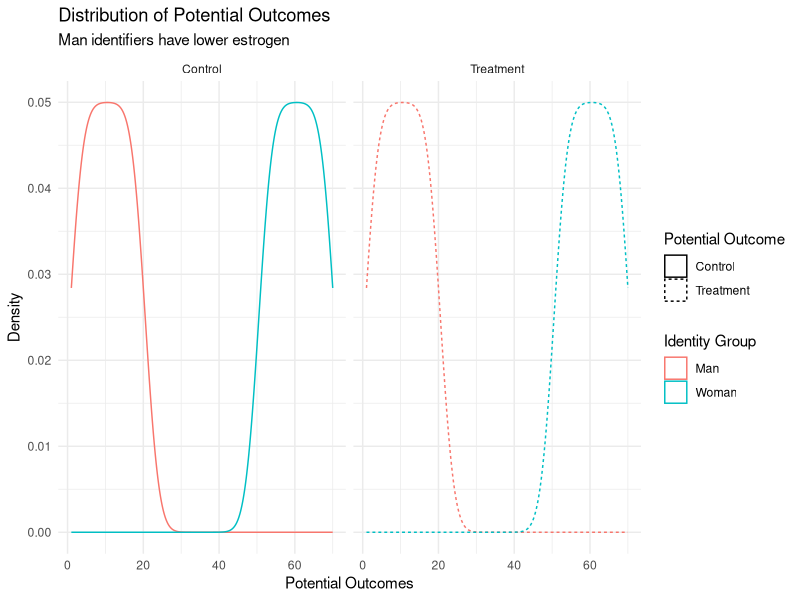
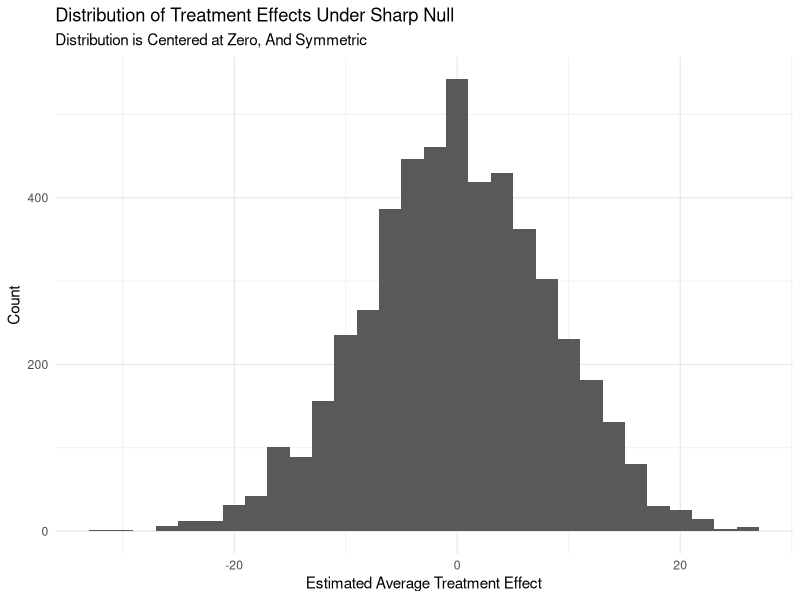
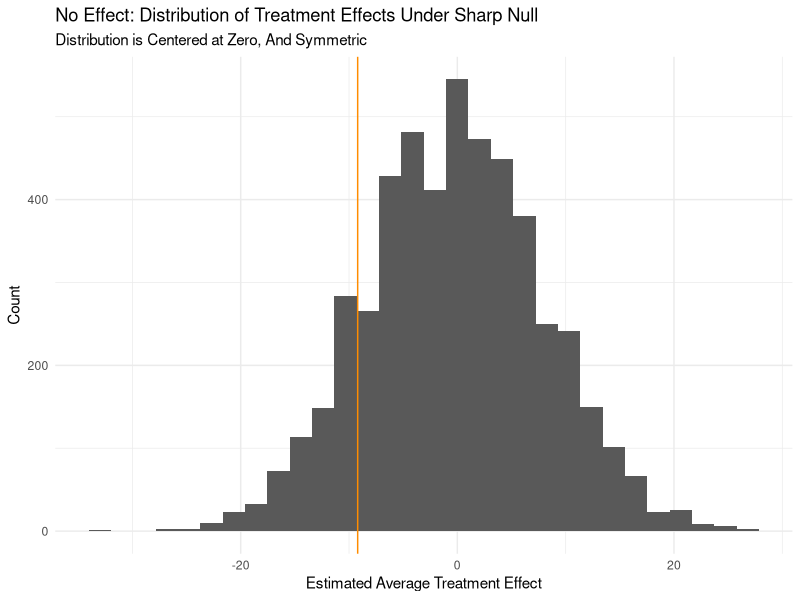
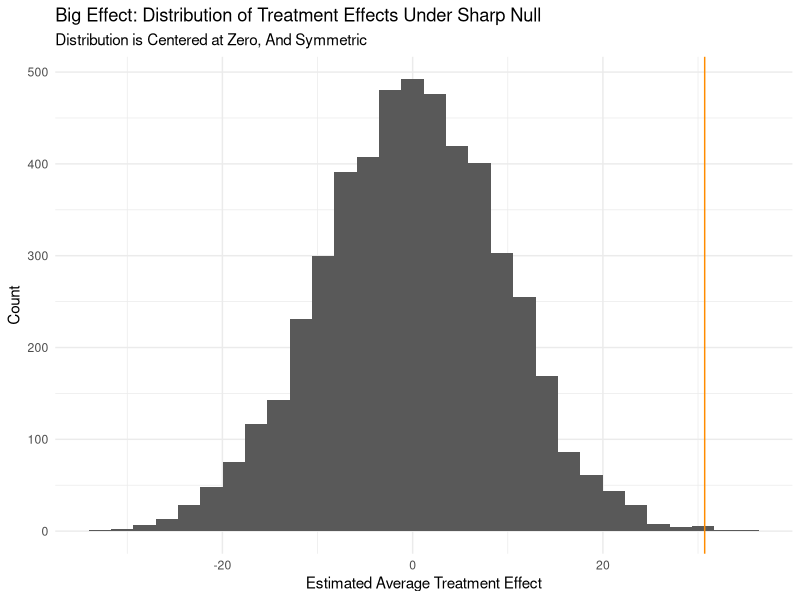
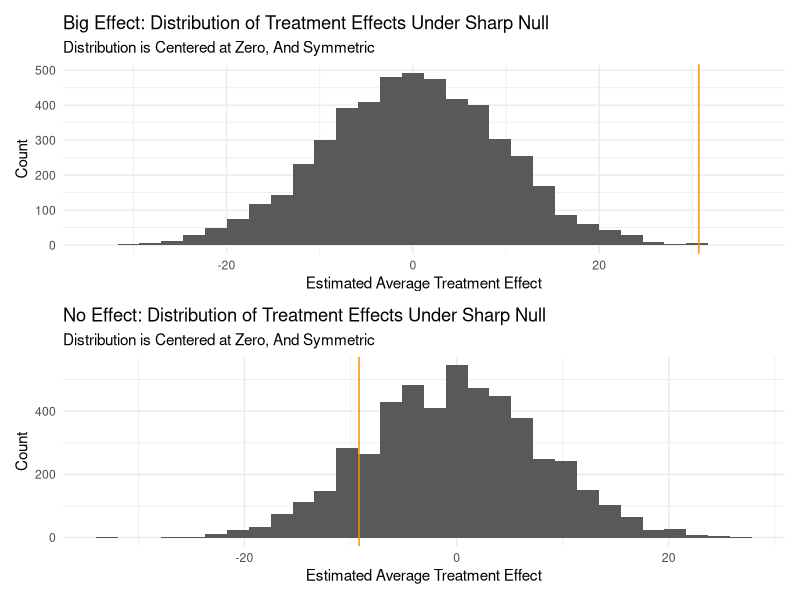
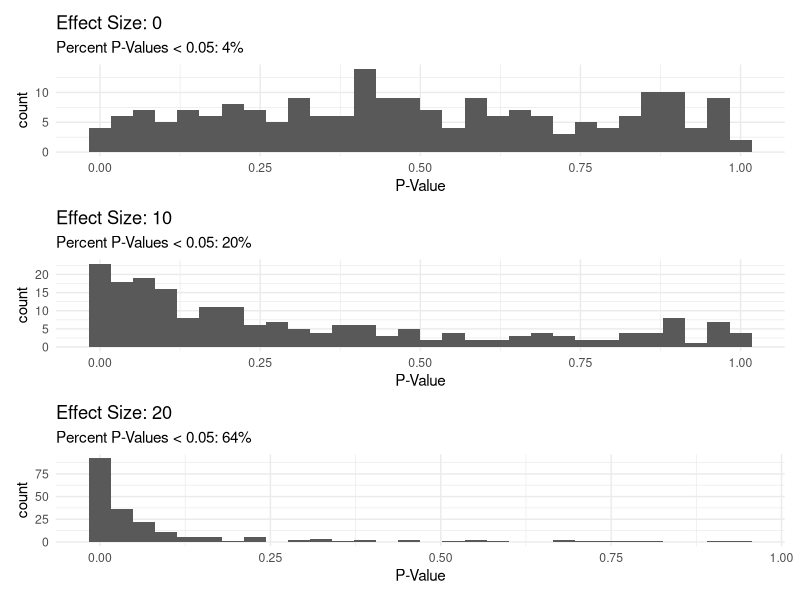

The R script that drew these images, in order:
## ---- chunk 1
library(tidyverse)
library(ggplot2)
library(patchwork)
library(data.table)

options(htmltools.dir.version = FALSE)
knitr::opts_chunk$set(echo = TRUE, dpi = 300)


theme_set(theme_minimal())
## ---- chunk 2
group <- c(rep("Man",20),rep("Woman",20))

po_control <- c(
  seq(from = 1, to = 20), 
  seq(from = 51, to = 70)
  )

## Suppose there is no effect. 
## Then, the potential outcomes to control are equal 
## to the potential outcomes to treatment. 

po_treatment <- po_control + 0

d <- data.frame(
  'Control'   = po_control,
  'Treatment' = po_treatment, 
  'group'        = group
  )
## ---- chunk 3
d %>% 
  head()
## ---- chunk 4
d %>% 
  pivot_longer(cols = c('Control', 'Treatment')) %>% 
  ggplot() + 
  aes(x = value, color = group, linetype = name) + 
  geom_density() + 
  facet_wrap(facets = vars(name)) + 
  labs(
    title = "Distribution of Potential Outcomes", 
    subtitle = "Man identifiers have lower estrogen",
    x = 'Potential Outcomes', 
    y = 'Density', 
    color = 'Identity Group', 
    linetype = 'Potential Outcome'
  )
## ---- chunk 5
randomize <- function(units_per_group) { 
  ## an (unnecessary) function to randomize units into 
  ## treatment and control 
  ## ---
  ## args: 
  ##  - units_per_group: how many zero and one should be returned
  
  assignment_vector <- rep(c('Control', 'Treatment'), each = units_per_group)
  sample(assignment_vector)
} 
## ---- chunk 6

randomize(units_per_group = 4) 
randomize(units_per_group = 4) 
## ---- chunk 7
treatment_assigned <- randomize() 

outcomes <- po_treatment * I(treatment_assigned == "Treatment") + 
  po_control * I(treatment_assigned == "Control")

outcomes
## ---- chunk 8
estimate_ate <- function(y_values, treatment) { 
  
  treatment_group_mean <- mean(y_values[treatment == 'Treatment'])
  control_group_mean   <- mean(y_values[treatment == 'Control'])
  
  ate <- treatment_group_mean - control_group_mean
  
  return(
    list(
      "tg_mean" = treatment_group_mean, 
      "cg_mean" = control_group_mean, 
      "ate" = ate)
  )
}
## ---- chunk 9
## In fact, there is _no_ effect, but... sampling! 
estimate_ate(y_values = outcomes, treatment = treatment_assigned) 

## To pull a single part of this, because it is a list, R indexes with .[[
estimate_ate(y_values = outcomes, treatment = treatment_assigned)[['ate']]
## ---- chunk 10
treatment_assigned_one <- randomize(units_per_group = 20)
estimate_ate(y_values = outcomes, treatment = treatment_assigned_one)[['ate']]

treatment_assigned_two <- randomize(units_per_group = 20)
estimate_ate(y_values = outcomes, treatment = treatment_assigned_two)[['ate']]

treatment_assigned_three <- randomize(units_per_group = 20)
estimate_ate(y_values = outcomes, treatment = treatment_assigned_three)[['ate']]
## ---- chunk 11
## going to move the randomization inside the `estimate_ate` function 
## for compactness 

sharp_null <- replicate(
  n = 5000, 
  expr = estimate_ate(
    y_value = outcomes, 
    treatment = randomize(units_per_group = 20))[['ate']]
)
## ---- chunk 12
ggplot() + 
  aes(x = sharp_null) + 
  geom_histogram() + 
  labs(
    title = "Distribution of Treatment Effects Under Sharp Null", 
    subtitle = "Distribution is Centered at Zero, And Symmetric", 
    x = "Estimated Average Treatment Effect", 
    y = "Count"
  )
## ---- chunk 13
experimental_randomization <- randomize(units_per_group = 20)
experimental_ate <- estimate_ate(
  y_values = outcomes, 
  treatment = experimental_randomization)[['ate']]

sharp_null <- replicate(
  n = 5000, 
  expr = estimate_ate(
    y_value = outcomes, 
    treatment = randomize(units_per_group = 20))[['ate']]
)

mean(abs(sharp_null) > abs(experimental_ate))
## ---- chunk 14
histogram_no_effect <- ggplot() + 
  aes(x = sharp_null) + 
  geom_histogram() + 
  geom_vline(xintercept = experimental_ate, color = 'darkorange') + 
  labs(
    title = "No Effect: Distribution of Treatment Effects Under Sharp Null", 
    subtitle = "Distribution is Centered at Zero, And Symmetric", 
    x = "Estimated Average Treatment Effect", 
    y = "Count"
  )
## ---- chunk 15
histogram_no_effect
## ---- chunk 16
po_control   <- c(1:20, 51:70)
po_treatment <- po_control + 25

treatment_assigned <- randomize(units_per_group = 20)

outcomes <- po_treatment * I(treatment_assigned == "Treatment") + 
  po_control * I(treatment_assigned == "Control")

experimental_ate_big_effect <- estimate_ate(
  y_values = outcomes, 
  treatment = treatment_assigned
  )[['ate']]
## ---- chunk 17
sharp_null_big_effect <- replicate(
  n = 5000, 
  expr = estimate_ate(
    y_values = outcomes, 
    treatment = randomize(units_per_group = 20))[['ate']]
  )
## ---- chunk 18
histogram_big_effect <- ggplot() + 
  aes(x = sharp_null_big_effect) + 
  geom_histogram() + 
  geom_vline(xintercept = experimental_ate_big_effect, color = 'darkorange') + 
  labs(
    title = "Big Effect: Distribution of Treatment Effects Under Sharp Null", 
    subtitle = "Distribution is Centered at Zero, And Symmetric", 
    x = "Estimated Average Treatment Effect", 
    y = "Count"
  )
## ---- chunk 19
histogram_big_effect
## ---- chunk 20
mean(abs(sharp_null_big_effect) > abs(experimental_ate_big_effect))
## ---- chunk 21
histogram_big_effect / histogram_no_effect
## ---- chunk 22
simulate_study <- function(effect_size) { 
  # requires all functions to date
  
  # generate world
  po_control   <- c(1:20, 51:70)
  po_treatment <- po_control + effect_size
  
  # assign treatment and measure outcomes
  treatment_assigned <- randomize(20)
  outcomes <- po_treatment * I(treatment_assigned == "Treatment") + 
    po_control * I(treatment_assigned == "Control") 
  
  # estimate ate   
  estimated_ate <- estimate_ate(y_values = outcomes, treatment = treatment_assigned)[['ate']]
  
  # generate sharp null distribution
  sharp_null <- replicate(
    n = 100, 
    expr = estimate_ate(y_values = outcomes, treatment = randomize(20)
    )[['ate']]
  )
  
  p_value <- mean(abs(sharp_null) > abs(estimated_ate))
  return(list(
    'estimated_ate' = estimated_ate,
    'mean_sharp_null' = mean(sharp_null), 
    'p_value' = p_value)
  )
}

simulate_study(effect_size = 5)
## ---- chunk 23
## notice: we now have two loops: 
  ## - We're running 1,000 simulations;
  ## - In each simulation, there are 1,000 sharp nulls drawn out
  ## - So get some coffee if you're running this at home

distribution_of_p_values_0 <- replicate(
  n = 200, 
  expr = simulate_study(effect_size = 0)[['p_value']]
)
## ---- chunk 24
histogram_pvalues_0 <- ggplot() + 
  aes(distribution_of_p_values_0) + 
  geom_histogram() + 
  labs(
    title = "Effect Size: 0", 
    subtitle = paste0("Percent P-Values < 0.05: ", round(mean(distribution_of_p_values_0 < 0.05) * 100), "%"), 
    x = "P-Value")
## ---- chunk 25
distribution_of_p_values_10 <- replicate(
  n = 200, 
  expr = simulate_study(effect_size = 10)[['p_value']]
)
## ---- chunk 26
histogram_pvalues_10 <- ggplot() + 
  aes(x = distribution_of_p_values_10) + 
  geom_histogram() + 
  labs(
    title = "Effect Size: 10", 
    subtitle = paste0("Percent P-Values < 0.05: ", round(mean(distribution_of_p_values_10 < 0.05) * 100), "%"), 
    x = 'P-Value'
  )
## ---- chunk 27
distribution_of_p_values_20 <- replicate(
  n = 200, 
  expr = simulate_study(effect_size = 20)[['p_value']]
)
## ---- chunk 28
histogram_pvalues_20 <- ggplot() + 
  aes(x = distribution_of_p_values_20) + 
  geom_histogram() + 
  labs(
    title = "Effect Size: 20",
    subtitle = paste0("Percent P-Values < 0.05: ", round(mean(distribution_of_p_values_20 < 0.05) * 100), "%"), 
    x = 'P-Value')
    
## ---- chunk 29
histogram_pvalues_0 / histogram_pvalues_10 / histogram_pvalues_20
